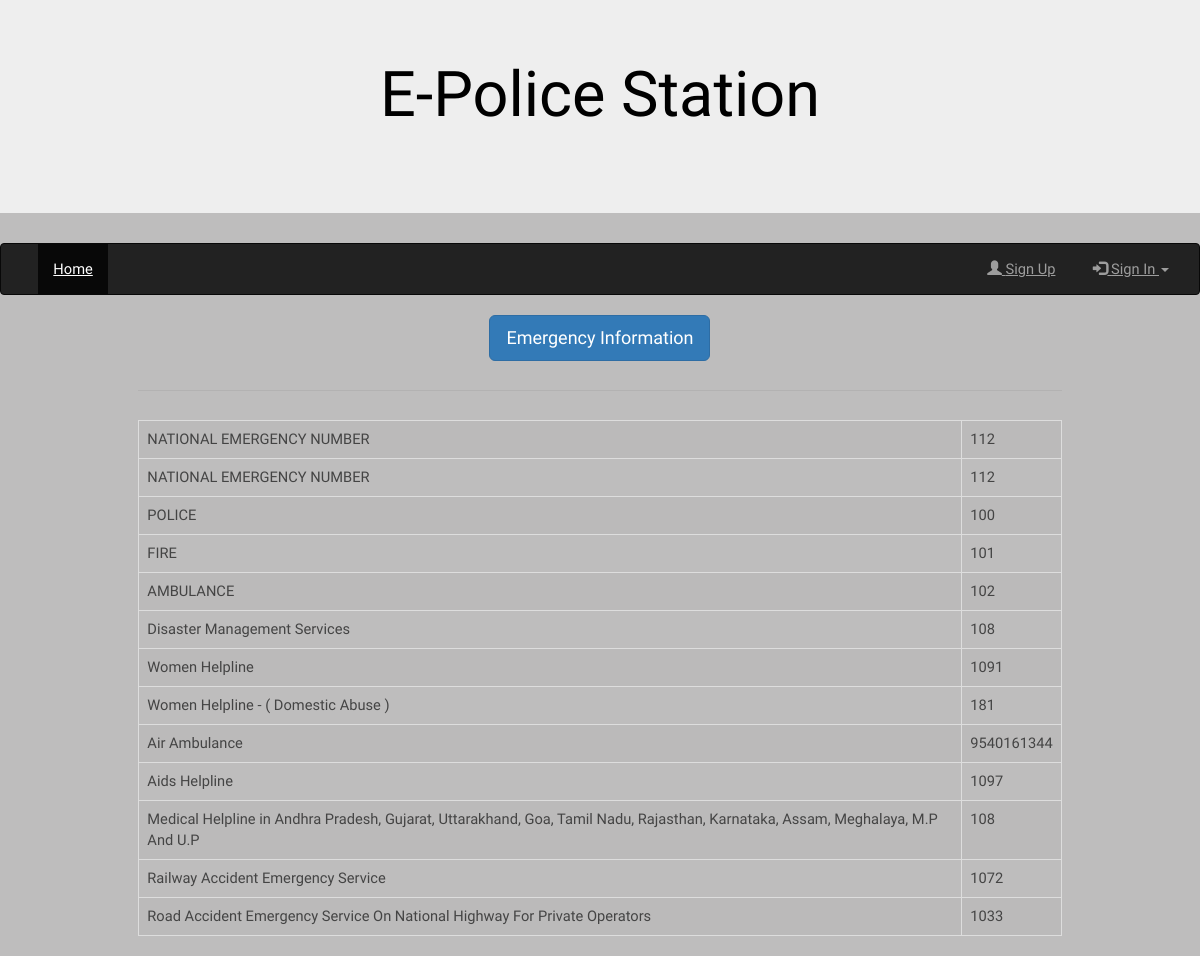
/Show_emergency/, run on the app's committed database.
### myapp/models.py (models this page shows)
class Emergency_Information(models.Model):
    Name = models.CharField(max_length=200)
    Number = models.BigIntegerField()

### myapp/views.py (the view)
# urls.py: path("Show_emergency/",views.Show_emergencyListView.as_view(),name = 'Show_emergency'),
class Show_emergencyListView(ListView):
    model = models.Emergency_Information
    template_name = 'visitor/Show_emergency.html'

### templates/visitor/show_emergency.html
{% extends 'base.html' %}
{% block content %}
    <div class="container">
        <center>
            <h1 class="btn btn-lg btn-primary"> Emergency Information</h1>
            <hr>
            <table class="table table-bordered table-hover">
                <tbody>
                    {% for object in object_list %}
                    <tr>
                        <td>{{object.Name}}</td>
                        <td>{{object.Number}}</td>
                    </tr>
                    {% endfor %}
                </tbody>
            </table>
        </center>
    </div>
{% endblock %}

### templates/base.html (shortened to what this page needs)
{% load static %}
<!DOCTYPE html>
<html lang="en">
<head>
    <link rel="stylesheet" href="https://maxcdn.bootstrapcdn.com/bootstrap/3.4.1/css/bootstrap.min.css">
    <link rel="stylesheet" href="{% static 'assets/css/main.css' %}" />
</head>
<body style="background-color: #4d4b4b5d;">
    <div class="jumbotron" >
        <div class="container text-center">
            <h1 style="color: black;">E-Police Station</h1>
        </div>
    </div>
    <nav class="navbar navbar-inverse">
        <div class="container-fluid">
            <div class="collapse navbar-collapse" id="myNavbar">
                <ul class="nav navbar-nav">
                    <li class="active"><a href="{% url 'index' %}">Home</a></li>
                </ul>
                <ul class="nav navbar-nav navbar-right">
                    {% if request.session.usr_login %}
                        <li class="dropdown"><a class="dropdown-toggle" data-toggle="dropdown"><span class="glyphicon glyphicon-user"></span> Profile <span class="caret"></span></a>
                            <ul class="dropdown-menu">
                                <li><a href="{% url 'citizen_profile' %}">Add Profile</a></li>
                                <li><a href="{% url 'view_citizen' %}">View Profile</a></li>
                            </ul>
                        </li>
                        <li><a href="{% url 'citizen_logout' %}"><span class="glyphicon glyphicon-log-out"></span> Sign Out </a></li>
                    {% elif request.session.inspector_login %}
                        <li><a href="{% url 'inspector_index' %}"><span class="glyphicon glyphicon-log-in"></span> BACK </a></li>
                        <li><a href="{% url 'inspector_logout' %}"><span class="glyphicon glyphicon-log-out"></span> Sign Out </a></li>
                    {% elif request.session.commissioner_login %}
                        <li><a href="{% url 'police_index' %}"><span class="glyphicon glyphicon-log-in"></span> BACK </a></li>
                        <li><a href="{% url 'commissioner_logout' %}"><span class="glyphicon glyphicon-log-out"></span> Sign Out </a></li>
                    {% else %}
                        <li><a href="{% url 'registration' %}"><span class="glyphicon glyphicon-user"></span> Sign Up </a></li>
                        <li class="dropdown"><a class="dropdown-toggle" data-toggle="dropdown"><span class="glyphicon glyphicon-log-in"></span> Sign In <span class="caret"></span></a>
                        </li>
                    {% endif %}
                </ul>
            </div>
        </div>
    </nav>
    {% block content %}
    {% endblock %}
</body>
</html>

### static/assets/css/main.css (style rules this page uses)
html, body, div, span, applet, object, iframe, h1, h2, h3, h4, h5, h6, p, blockquote, pre, a, abbr, acronym, address, big, cite, code, del, dfn, em, img, ins, kbd, q, s, samp, small, strike, strong, sub, sup, tt, var, b, u, i, center, dl, dt, dd, ol, ul, li, fieldset, form, label, legend, table, caption, tbody, tfoot, thead, tr, th, td, article, aside, canvas, details, embed, figure, figcaption, footer, header, hgroup, menu, nav, output, ruby, section, summary, time, mark, audio, video { margin: 0; padding: 0; border: 0; font-size: 100%; font: inherit; vertical-align: baseline; }
article, aside, details, figcaption, figure, footer, header, hgroup, menu, nav, section { display: block; }
body { line-height: 1; }
ol, ul { list-style: none; }
table { border-collapse: collapse; border-spacing: 0; }
body { -webkit-text-size-adjust: none; }
*, *:before, *:after { -moz-box-sizing: border-box; -webkit-box-sizing: border-box; box-sizing: border-box; }
.container { margin-left: auto; margin-right: auto; }
.container { width: 80rem; }
@media screen and (max-width: 1680px) { .container { width: 80rem; } }
@media screen and (max-width: 1280px) { .container { width: 65rem; } }
body { -ms-overflow-style: scrollbar; }
body { background: #fff; }
html { font-size: 13pt; }
@media screen and (max-width: 1680px) { html { font-size: 11pt; } }
@media screen and (max-width: 1280px) { html { font-size: 11pt; } }
body { background-color: #fff; color: #444; }
body, input, select, textarea { font-family: "Taviraj", serif; font-weight: 300; font-size: 1rem; line-height: 1.65; }
a { text-decoration: underline; }
h1, h2, h3, h4, h5, h6 { font-weight: 400; line-height: 1.5; margin: 0 0 1.5rem 0; }
hr { border: 0; border-bottom: solid 1px; margin: 2rem 0; }
a { color: #5AA6ED; }
h1, h2, h3, h4, h5, h6 { color: #555; }
hr { border-bottom-color: rgba(144, 144, 144, 0.25); }
ul { list-style: disc; margin: 0 0 2rem 0; padding-left: 1rem; }
ul li { padding-left: 0.5rem; }
table { margin: 0 0 2rem 0; width: 100%; }
table tbody tr { border: solid 1px; border-left: 0; border-right: 0; }
table td { padding: 0.75rem 0.75rem; }
table tbody tr { border-color: rgba(144, 144, 144, 0.25); }
table tbody tr:nth-child(2n + 1) { background-color: rgba(144, 144, 144, 0.075); }

### data on the page
Emergency_Information: Name "NATIONAL EMERGENCY NUMBER", Number "112"
Emergency_Information: Name "NATIONAL EMERGENCY NUMBER", Number "112"
Emergency_Information: Name "POLICE", Number "100"
Emergency_Information: Name "FIRE", Number "101"
Emergency_Information: Name "AMBULANCE", Number "102"
Emergency_Information: Name "Disaster Management Services", Number "108"
Emergency_Information: Name "Women Helpline", Number "1091"
Emergency_Information: Name "Women Helpline - ( Domestic Abuse )", Number "181"
Emergency_Information: Name "Air Ambulance", Number "9540161344"
Emergency_Information: Name "Aids Helpline", Number "1097"
Emergency_Information: Name "Medical Helpline in Andhra Pradesh, Gujarat, Uttarakhand, Goa, Tamil Nadu, Rajasthan, Karnataka, Assam, Meghalaya, M.P And U.P", Number "108"
Emergency_Information: Name "Railway Accident Emergency Service", Number "1072"
Emergency_Information: Name "Road Accident Emergency Service On National Highway For Private Operators", Number "1033"
